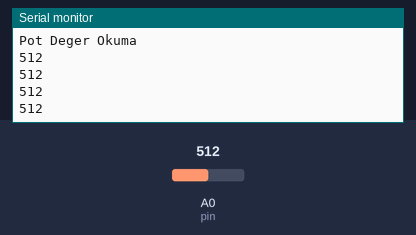
A sketch run on a simulated Arduino Uno, built with avr-gcc and run on an emulated ATmega328P. Shown: the last lines printed to the serial monitor. Inputs (shaded band) come from the test bench; at power-on: A0 (pin) = 512.

Above: at 1.2 s.
1.3 s: A0 (pin) set to 716
At 1.71 s:
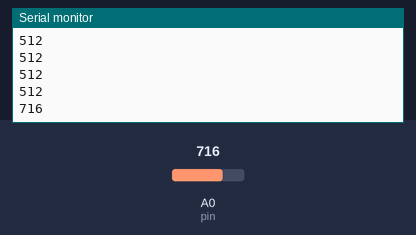
2.8 s: A0 (pin) set to 900
At 2.91 s:
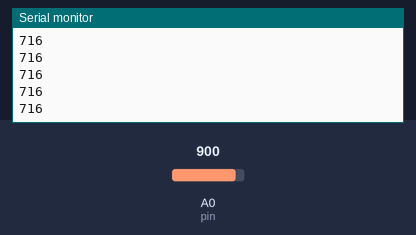
Timing chart, 0 to 5.8 s (numbered marks = the images above; inputs shaded):
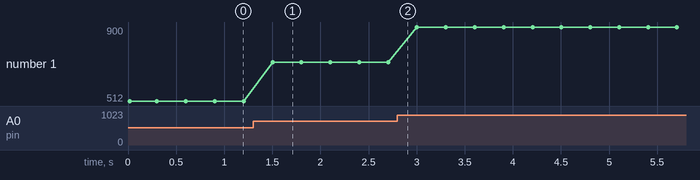

Measured:
- after the input at 1.3 s, the serial monitor: prints a new line after 0.20 s (image 1)
- plotted number 1: 512 → 716 after the input at 1.3 s, 716 → 900 after the input at 2.8 s

The sketch:

Pot_Pin.ino
```cpp
//Lighting LEDs with Potentiometer Using Arduino PWM
#define pin A0
int deger=0;

void setup() {
   Serial.begin(9600);
   Serial.println("Pot Deger Okuma");
}

void loop() {
  deger=analogRead(pin);
  Serial.println(deger);
  delay(300);
}
```
